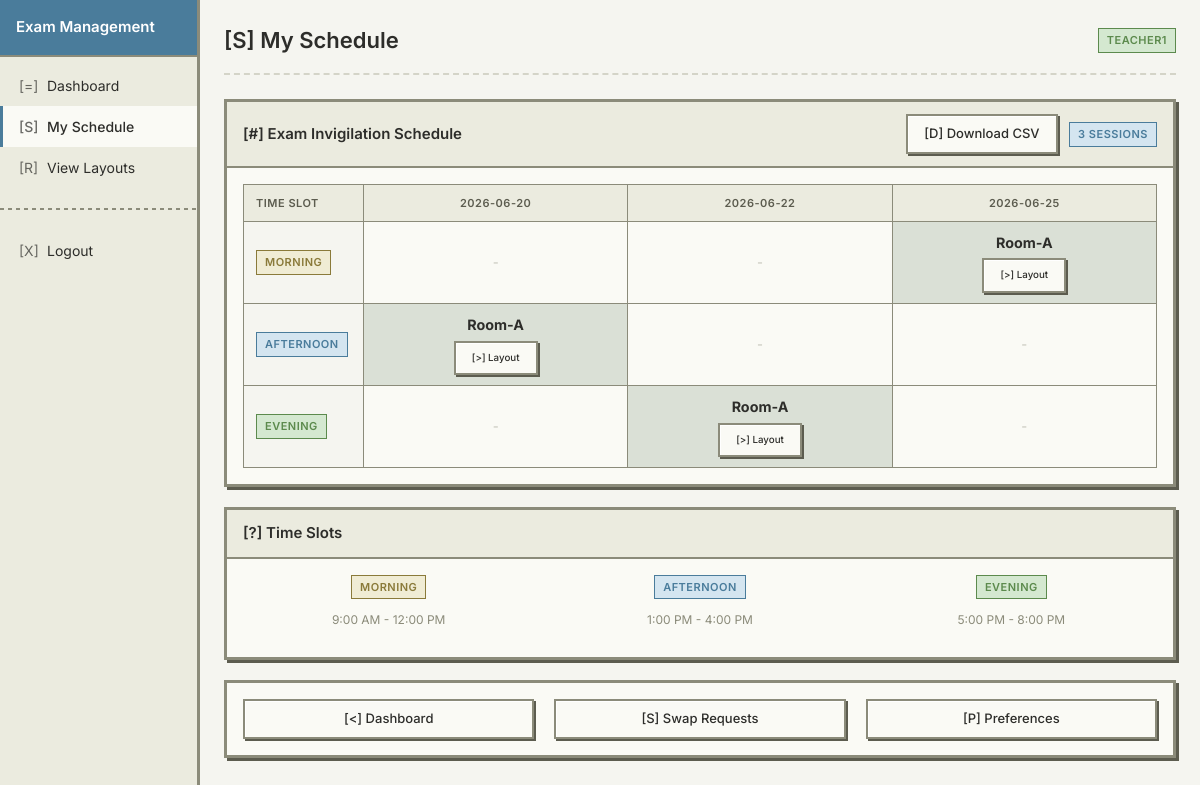
/teacher/schedule (signed in), run on the app's committed database.
### tables this page shows
CREATE TABLE teacher_schedule (
            id INTEGER PRIMARY KEY AUTOINCREMENT,
            teacher_username TEXT NOT NULL,
            room_name TEXT NOT NULL,
            exam_date TEXT NOT NULL,
            exam_time TEXT NOT NULL,
            UNIQUE (teacher_username, exam_date, exam_time),
            UNIQUE (room_name, exam_date, exam_time)
        );

### app.py (the view)
@app.route('/teacher/schedule')
def teacher_schedule():
    if 'username' not in session or session.get('role') != 'teacher':
        flash('Please login as teacher', 'danger')
        return redirect(url_for('login'))
    conn = sqlite3.connect(DB_PATH)
    cursor = conn.cursor()
    cursor.execute('''
        SELECT room_name, exam_date, exam_time
        FROM teacher_schedule
        WHERE teacher_username = ?
        ORDER BY exam_date,
            CASE exam_time
                WHEN 'Morning' THEN 1
                WHEN 'Afternoon' THEN 2
                WHEN 'Evening' THEN 3
            END
    ''', (session['username'],))
    schedule = []
    for row in cursor.fetchall():
        schedule.append({
            'room': row[0],
            'date': row[1],
            'time': row[2]
        })
    dates = sorted(list(set(item['date'] for item in schedule)))
    time_slots = ['Morning', 'Afternoon', 'Evening']
    schedule_grid = {slot: {} for slot in time_slots}
    for item in schedule:
        schedule_grid[item['time']][item['date']] = item['room']
    conn.close()
    return render_template(
        'teacher_schedule.html',
        username=session['username'],
        schedule=schedule,
        dates=dates,
        time_slots=time_slots,
        schedule_grid=schedule_grid
    )

### templates/teacher_schedule.html (shortened to what this page needs)
{% extends "base_retro.html" %}
{% block content %}
<div class="page-header">
    <h1>[S] My Schedule</h1>
    <span class="badge badge-green">{{ username }}</span>
</div>
<div class="card mb-2">
    <div class="card-header flex-between">
        <h3>[#] Exam Invigilation Schedule</h3>
        <div>
            <a href="{{ url_for('download_teacher_schedule') }}" class="btn btn-sm btn-primary" style="margin-right: 0.5rem;">
                [D] Download CSV
            </a>
            <span class="badge badge-blue">{{ schedule|length }} Sessions</span>
        </div>
    </div>
    <div class="card-body">
        {% if dates %}
            <div style="overflow-x: auto;">
                <table class="table" style="min-width: 100%; border-collapse: collapse;">
                    <thead>
                        <tr style="background: var(--bg-secondary);">
                            <th style="width: 120px; position: sticky; left: 0; background: var(--bg-secondary); z-index: 1; border: 1px solid var(--border-color);">
                                Time Slot
                            </th>
                            {% for date in dates %}
                            <th style="min-width: 130px; text-align: center; border: 1px solid var(--border-color);">
                                {{ date }}
                            </th>
                            {% endfor %}
                        </tr>
                    </thead>
                    <tbody>
                        {% for slot in time_slots %}
                        <tr>
                            <td style="position: sticky; left: 0; background: var(--bg-primary); z-index: 1; border: 1px solid var(--border-color); font-weight: bold;">
                                <span class="badge {% if slot == 'Morning' %}badge-yellow{% elif slot == 'Afternoon' %}badge-blue{% else %}badge-green{% endif %}">
                                    {{ slot }}
                                </span>
                            </td>
                            {% for date in dates %}
                            <td style="text-align: center; border: 1px solid var(--border-color); padding: 10px; {% if schedule_grid[slot].get(date) %}background: rgba(90, 122, 90, 0.2);{% endif %}">
                                {% if schedule_grid[slot].get(date) %}
                                    {% set room = schedule_grid[slot][date] %}
                                    {% set safe_date = date | replace('-', '') %}
                                    <div style="display: flex; flex-direction: column; align-items: center; gap: 5px;">
                                        <strong style="font-size: 1.1em;">{{ room }}</strong>
                                        <a href="{{ url_for('static_html', filename=room ~ '_' ~ safe_date ~ '_' ~ slot ~ '.html') }}"
                                           target="_blank" class="btn btn-sm btn-primary" style="font-size: 0.75em;">
                                            [>] Layout
                                        </a>
                                    </div>
                                {% else %}
                                    <span class="text-muted" style="opacity: 0.5;">-</span>
                                {% endif %}
                            </td>
                            {% endfor %}
                        </tr>
                        {% endfor %}
                    </tbody>
                </table>
            </div>
        {% else %}
            <div class="empty-state">
                <div class="empty-state-icon">[?]</div>
                <p>You have no scheduled invigilation duties yet.</p>
                <p class="text-sm text-muted">The admin will assign you to exam sessions. Check back later.</p>
            </div>
        {% endif %}
    </div>
</div>
<div class="card">
    <div class="card-header">
        <h3>[?] Time Slots</h3>
    </div>
    <div class="card-body">
        <div class="grid-3">
            <div style="text-align: center;">
                <span class="badge badge-yellow">Morning</span>
                <p class="text-sm text-muted">9:00 AM - 12:00 PM</p>
            </div>
            <div style="text-align: center;">
                <span class="badge badge-blue">Afternoon</span>
                <p class="text-sm text-muted">1:00 PM - 4:00 PM</p>
            </div>
            <div style="text-align: center;">
                <span class="badge badge-green">Evening</span>
                <p class="text-sm text-muted">5:00 PM - 8:00 PM</p>
            </div>
        </div>
    </div>
</div>
<div class="card mt-2">
    <div class="card-body">
        <div class="grid-3">
            <a href="{{ url_for('teacher_dashboard') }}" class="btn" style="display: block; text-align: center;">
                [<] Dashboard
            </a>
            <a href="{{ url_for('teacher_swap_requests') }}" class="btn" style="display: block; text-align: center;">
                [S] Swap Requests
            </a>
            <a href="{{ url_for('teacher_preferences') }}" class="btn" style="display: block; text-align: center;">
                [P] Preferences
            </a>
        </div>
    </div>
</div>
{% endblock %}

### static/css/retro.css (style rules this page uses)
:root { --bg-primary: #f5f5f0; --bg-secondary: #ebebdf; --bg-card: #fafaf5; --border-color: #8b8b7a; --border-dark: #5c5c4f; --border-light: #d4d4c8; --text-primary: #2d2d2a; --text-secondary: #5c5c4f; --text-muted: #8b8b7a; --accent-blue: #4a7c9b; --accent-green: #5c8a4d; --accent-red: #9b4a4a; --accent-yellow: #b8a44a; --accent-purple: #7a5c8a; --shadow: 2px 2px 0 #8b8b7a; --shadow-inset: inset 1px 1px 0 #d4d4c8, inset -1px -1px 0 #5c5c4f; }
* { box-sizing: border-box; }
body { font-family: 'Inter', -apple-system, sans-serif; background-color: var(--bg-primary); color: var(--text-primary); margin: 0; padding: 0; min-height: 100vh; font-size: 14px; line-height: 1.5; }
.card { background: var(--bg-card); border: 3px solid var(--border-color); box-shadow: 3px 3px 0 var(--border-dark); margin-bottom: 20px; }
.card-header { padding: 12px 16px; background: var(--bg-secondary); border-bottom: 2px solid var(--border-color); font-weight: 600; display: flex; align-items: center; justify-content: space-between; }
.card-header h2, .card-header h3 { margin: 0; font-size: 15px; font-weight: 600; }
.card-body { padding: 16px; }
.btn { display: inline-flex; align-items: center; justify-content: center; padding: 8px 16px; font-family: inherit; font-size: 13px; font-weight: 500; border: 2px solid var(--border-color); background: var(--bg-card); color: var(--text-primary); cursor: pointer; box-shadow: 2px 2px 0 var(--border-dark), inset 1px 1px 0 #fff; transition: none; text-decoration: none; }
.btn-primary { background: var(--accent-blue); color: white; border-color: #3a6680; }
.btn-sm { padding: 4px 10px; font-size: 12px; }
.table { width: 100%; border-collapse: collapse; font-size: 13px; }
.table th { text-align: left; padding: 10px 12px; background: var(--bg-secondary); border: 2px solid var(--border-color); font-weight: 600; color: var(--text-secondary); text-transform: uppercase; font-size: 11px; letter-spacing: 0.5px; }
.table td { padding: 10px 12px; border: 1px solid var(--border-light); background: var(--bg-card); }
.badge { display: inline-block; padding: 3px 8px; font-size: 11px; font-weight: 600; border: 1px solid; text-transform: uppercase; letter-spacing: 0.5px; }
.badge-blue { background: #d4e5f0; color: var(--accent-blue); border-color: var(--accent-blue); }
.badge-green { background: #d4e8d0; color: var(--accent-green); border-color: var(--accent-green); }
.badge-yellow { background: #f0ecd4; color: #8a7a3a; border-color: var(--accent-yellow); }
.page-header { display: flex; align-items: center; justify-content: space-between; margin-bottom: 24px; padding-bottom: 16px; border-bottom: 2px dashed var(--border-light); }
.page-header h1 { margin: 0; font-size: 22px; font-weight: 600; color: var(--text-primary); }
.grid-3 { display: grid; grid-template-columns: repeat(3, 1fr); gap: 20px; }
.text-muted { color: var(--text-muted); }
.text-sm { font-size: 12px; }
.mt-2 { margin-top: 16px; }
.mb-2 { margin-bottom: 16px; }
.flex-between { display: flex; justify-content: space-between; align-items: center; }
.card { background: var(--bg-card); border: 3px solid var(--border-color); box-shadow: 3px 3px 0 var(--border-dark); margin-bottom: 20px; transition: transform 0.15s ease, box-shadow 0.15s ease; }
.btn { display: inline-flex; align-items: center; justify-content: center; padding: 8px 16px; font-family: inherit; font-size: 13px; font-weight: 500; border: 2px solid var(--border-color); background: var(--bg-card); color: var(--text-primary); cursor: pointer; box-shadow: 2px 2px 0 var(--border-dark), inset 1px 1px 0 #fff; transition: background 0.15s ease, transform 0.1s ease; text-decoration: none; }
.table tr { transition: background 0.15s ease; }
.badge { display: inline-block; padding: 3px 8px; font-size: 11px; font-weight: 600; border: 1px solid; text-transform: uppercase; letter-spacing: 0.5px; transition: transform 0.15s ease; }

### data on the page
teacher_schedule: exam_date "2026-06-20", room_name "Room-A"
teacher_schedule: exam_date "2026-06-22", room_name "Room-A"
teacher_schedule: exam_date "2026-06-25", room_name "Room-A"

### other printed values
{{ username }} "TEACHER1"
{{ schedule|length }} "3"
{{ slot }} "MORNING" "AFTERNOON" "EVENING"
